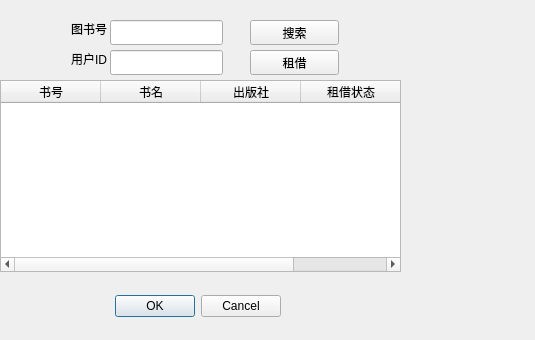
<?xml version="1.0" encoding="UTF-8"?>
<ui version="4.0">
 <class>BorrowBookDlg</class>
 <widget class="QDialog" name="BorrowBookDlg">
  <property name="geometry">
   <rect>
    <x>0</x>
    <y>0</y>
    <width>535</width>
    <height>340</height>
   </rect>
  </property>
  <property name="windowTitle">
   <string>Dialog</string>
  </property>
  <widget class="QDialogButtonBox" name="buttonBox">
   <property name="geometry">
    <rect>
     <x>-60</x>
     <y>290</y>
     <width>341</width>
     <height>32</height>
    </rect>
   </property>
   <property name="orientation">
    <enum>Qt::Horizontal</enum>
   </property>
   <property name="standardButtons">
    <set>QDialogButtonBox::Cancel|QDialogButtonBox::Ok</set>
   </property>
  </widget>
  <widget class="QLineEdit" name="Edtbkid">
   <property name="geometry">
    <rect>
     <x>110</x>
     <y>20</y>
     <width>113</width>
     <height>25</height>
    </rect>
   </property>
  </widget>
  <widget class="QPushButton" name="Btnsearch">
   <property name="geometry">
    <rect>
     <x>250</x>
     <y>20</y>
     <width>89</width>
     <height>25</height>
    </rect>
   </property>
   <property name="text">
    <string>搜索</string>
   </property>
  </widget>
  <widget class="QTableWidget" name="tableWidget">
   <property name="geometry">
    <rect>
     <x>0</x>
     <y>80</y>
     <width>401</width>
     <height>192</height>
    </rect>
   </property>
   <column>
    <property name="text">
     <string>书号</string>
    </property>
   </column>
   <column>
    <property name="text">
     <string>书名</string>
    </property>
   </column>
   <column>
    <property name="text">
     <string>出版社</string>
    </property>
   </column>
   <column>
    <property name="text">
     <string>租借状态</string>
    </property>
   </column>
  </widget>
  <widget class="QLineEdit" name="Edtuserid">
   <property name="geometry">
    <rect>
     <x>110</x>
     <y>50</y>
     <width>113</width>
     <height>25</height>
    </rect>
   </property>
  </widget>
  <widget class="QLabel" name="label">
   <property name="geometry">
    <rect>
     <x>40</x>
     <y>20</y>
     <width>67</width>
     <height>17</height>
    </rect>
   </property>
   <property name="layoutDirection">
    <enum>Qt::LeftToRight</enum>
   </property>
   <property name="text">
    <string>图书号</string>
   </property>
   <property name="alignment">
    <set>Qt::AlignRight|Qt::AlignTrailing|Qt::AlignVCenter</set>
   </property>
  </widget>
  <widget class="QLabel" name="label_2">
   <property name="geometry">
    <rect>
     <x>40</x>
     <y>50</y>
     <width>67</width>
     <height>17</height>
    </rect>
   </property>
   <property name="text">
    <string>用户ID</string>
   </property>
   <property name="alignment">
    <set>Qt::AlignRight|Qt::AlignTrailing|Qt::AlignVCenter</set>
   </property>
  </widget>
  <widget class="QPushButton" name="BtnBorrow">
   <property name="geometry">
    <rect>
     <x>250</x>
     <y>50</y>
     <width>89</width>
     <height>25</height>
    </rect>
   </property>
   <property name="text">
    <string>租借</string>
   </property>
  </widget>
 </widget>
 <resources/>
 <connections>
  <connection>
   <sender>buttonBox</sender>
   <signal>accepted()</signal>
   <receiver>BorrowBookDlg</receiver>
   <slot>accept()</slot>
   <hints>
    <hint type="sourcelabel">
     <x>248</x>
     <y>254</y>
    </hint>
    <hint type="destinationlabel">
     <x>157</x>
     <y>274</y>
    </hint>
   </hints>
  </connection>
  <connection>
   <sender>buttonBox</sender>
   <signal>rejected()</signal>
   <receiver>BorrowBookDlg</receiver>
   <slot>reject()</slot>
   <hints>
    <hint type="sourcelabel">
     <x>316</x>
     <y>260</y>
    </hint>
    <hint type="destinationlabel">
     <x>286</x>
     <y>274</y>
    </hint>
   </hints>
  </connection>
 </connections>
</ui>
